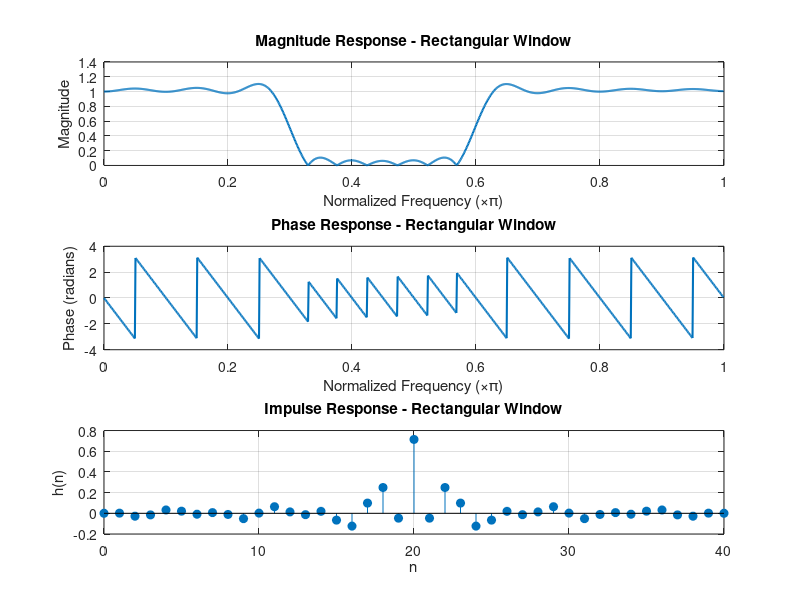

Write MATLAB code to recreate this figure.
clc;                % Clear command window
clear;              % Clear workspace variables
close all;          % Close all figure windows

% -------- Filter Specifications --------
N = 41;             % Filter length (number of coefficients)
wc1 = 0.3*pi;       % Lower cutoff frequency
wc2 = 0.6*pi;       % Upper cutoff frequency

Wn = [wc1 wc2]/pi;  % Normalize frequencies (range 0 to 1)

% -------- FIR Band-Stop Filter Design --------
b = fir1(N-1, Wn, 'stop', rectwin(N));   % Using Rectangular window

% -------- Frequency Response --------
[H, w] = freqz(b,1,1024);  % Compute frequency response

figure;

% Magnitude Response
subplot(3,1,1);
plot(w/pi, abs(H), 'LineWidth',1.5);
grid on;
title('Magnitude Response - Rectangular Window');
xlabel('Normalized Frequency (\times\pi)');
ylabel('Magnitude');

% Phase Response
subplot(3,1,2);
plot(w/pi, angle(H), 'LineWidth',1.5);
grid on;
title('Phase Response - Rectangular Window');
xlabel('Normalized Frequency (\times\pi)');
ylabel('Phase (radians)');

% Impulse Response
subplot(3,1,3);
stem(0:N-1, b, 'filled');
grid on;
title('Impulse Response - Rectangular Window');
xlabel('n');
ylabel('h(n)');
